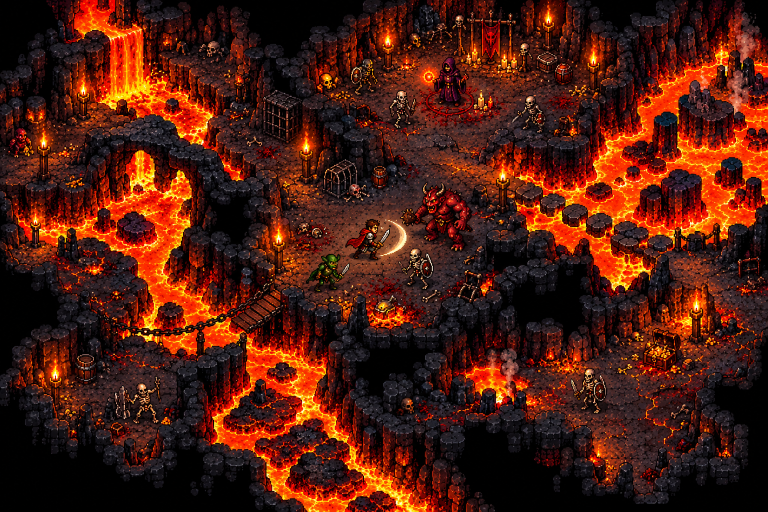
#> input picture study/refs/ref_cave_lava.png, 1536 x 1024 px (shown at 1/2 size)
$ python fallcol.py
#> lines starting #> are read from the running program, lines starting #| are printed output that depends on the picture; after the words box and inside, x2 and y2 are one past the last pixel; in counts of white or black regions, pixels touching at a corner belong together
#> in load, im is the input picture: PIL image 1536x1024 RGB; mean R, G, B 78.7, 29.2, 15.5
### tools/measure/fidelity/labc.py
import numpy as np
from PIL import Image
def lab(a):
  c=a/255.0; c=np.where(c<=0.04045,c/12.92,((c+0.055)/1.055)**2.4)
  M=np.array([[0.4124,0.3576,0.1805],[0.2126,0.7152,0.0722],[0.0193,0.1192,0.9505]])
  xyz=c@M.T; xyz/=np.array([0.95047,1.0,1.08883])
  f=np.where(xyz>216/24389,np.cbrt(xyz),(24389/27*xyz+16)/116)
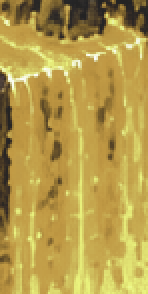
#> f: shape (147, 74, 3) float64 (shown 2 times larger); mean of channels 0, 1, 2 0.712, 0.61, 0.296; drawn as R, G, B
  return 116*f[...,1]-16, 500*(f[...,0]-f[...,1]), 200*(f[...,1]-f[...,2])
def load(p,k=1.0,box=None):
  im=Image.open(p).convert('RGB')
  if box: im=im.crop(box)
  if k!=1.0: im=im.resize((round(im.width*k),round(im.height*k)),Image.NEAREST)
  return np.asarray(im).astype(float)
def LCH(a):
  L,A,B=lab(a); return L,np.hypot(A,B),np.degrees(np.arctan2(B,A))%360
#> after `L, A, B = lab(a)`:
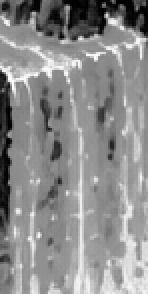
#> L: shape (147, 74) float64 (shown 2 times larger); min 0, max 99.64, mean 54.8; drawn with min black and max white
#> after `L, A, B = lab(a)`:
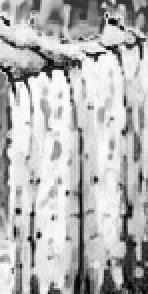
#> A: shape (147, 74) float64 (shown 2 times larger); min -19.73, max 79.64, mean 51; drawn with min black and max white
#> after `L, A, B = lab(a)`:
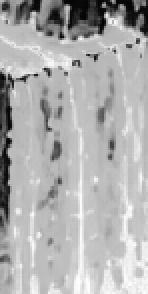
#> B: shape (147, 74) float64 (shown 2 times larger); min -2.66, max 92.53, mean 62.8; drawn with min black and max white

### tools/measure/fidelity/fallcol.py
import os; ROOTP=(os.environ.get('ROOT') or os.path.abspath(__file__+'/../../../..'))+'/'
# r15: colour of the lavafall sheet (hot pixels: L>=45, C>=50) and of the wall beside it (non-hot, L>=8) on magma_fall vs the ref's fall;
# boxes for the HEAD e2db68d frame (sheet 905-1000 x 320-480, wall left 805-870 x 345-450, right 1040-1080 x 345-450)
import sys,numpy as np
sys.path.insert(0,__file__.rsplit('/',1)[0]); from labc import *
Q=ROOTP+os.environ.get('QA','frames/critic_r15_fidelity/qa/'); R=ROOTP+'study/refs/ref_cave_lava.png'
P=lambda v:'/'.join(str(int(round(x))) for x in np.percentile(v,(10,50,90))) if v.size>30 else '-'
def st(n,p,box,k=1.0,wall=False):
  a=load(p,k,box); L,C,H=LCH(a); hot=(L>=45)&(C>=50)
#> after `L, C, H = LCH(a)`:
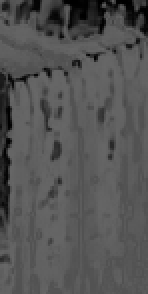
#> C: shape (147, 74) float64 (shown 2 times larger); min 0, max 104.1, mean 83.9
#> after `L, C, H = LCH(a)`:
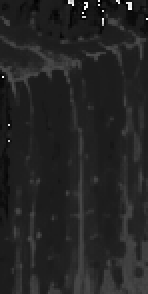
#> H: shape (147, 74) float64 (shown 2 times larger); min 0, max 359.5, mean 51.5; drawn with min black and max white
#> after `hot = (L >= 45) & (C >= 50)`:
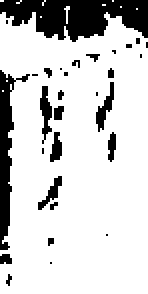
#> hot: shape (147, 74) bool (shown 2 times larger); 81.2% white; 30 black regions (21 under 20 px), largest, box (x1, y1, x2, y2) and area: (0, 0, 74, 21) 1040, (0, 35, 15, 125) 466, (20, 43, 26, 72) 96
  if wall: m=~hot&(L>=8); print(f'{n:14s} wall n {m.sum():6d} L {P(L[m])} C {P(C[m])} hue {P(H[m])}'); return
  print(f'{n:14s} hot {100*hot.mean():4.0f}%  L {P(L[hot])} C {P(C[hot])} hue {P(H[hot])}  L>=75 {100*(L[hot]>=75).mean():4.1f}%  rows-mean L sd {np.std([L[y][hot[y]].mean() for y in range(L.shape[0]) if hot[y].sum()>5]):.1f}')
#| ref fall       hot   81%  L 51/58/80 C 83/93/100 hue 41/47/81  L>=75 13.9%  rows-mean L sd 4.6
st('ref fall',R,(215,40,285,180),1.05)
st('magma_fall',Q+'magma_fall.png',(910,320,995,480))
#> (the run stopped early here; a loop or call above may not have finished)

$ run again, with study/refs/ref_arcane.png copied over study/refs/ref_cave_lava.png
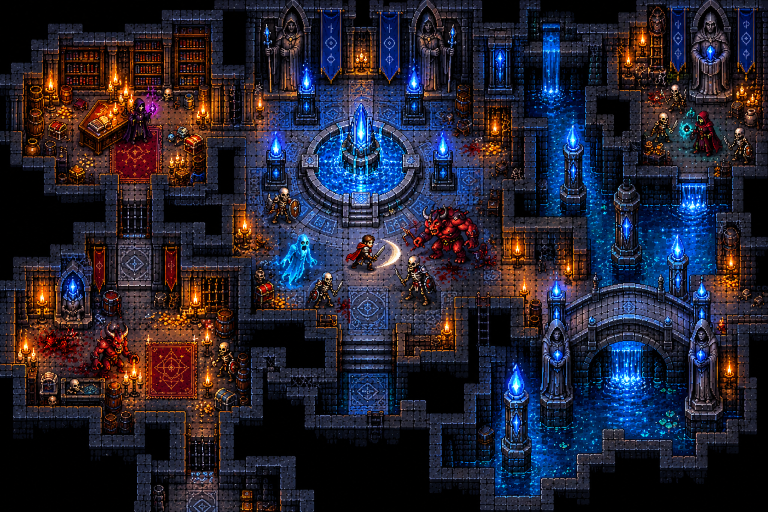
#> input picture study/refs/ref_arcane.png, 1536 x 1024 px (shown at 1/2 size)
#> in load, im is the input picture: PIL image 1536x1024 RGB; mean R, G, B 37.5, 35.1, 48.9
#> in st, `L, C, H = LCH(a)`:
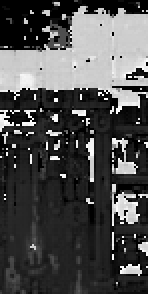
#> H: shape (147, 74) float64 (shown 2 times larger); min 0, max 360, mean 108.9; drawn with min black and max white
#> in st, `hot = (L >= 45) & (C >= 50)`:
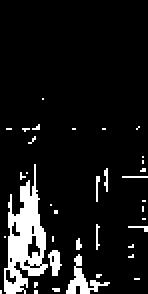
#> hot: shape (147, 74) bool (shown 2 times larger); 9.7% white; 37 white regions (34 under 20 px), largest, box (x1, y1, x2, y2) and area: (2, 82, 24, 147) 681, (33, 127, 55, 147) 138, (24, 125, 31, 138) 55
#| ref fall       hot   10%  L 48/59/81 C 63/79/85 hue 51/57/83  L>=75 17.3%  rows-mean L sd 4.8

$ run again, with study/refs/ref_cave_water.png copied over study/refs/ref_cave_lava.png
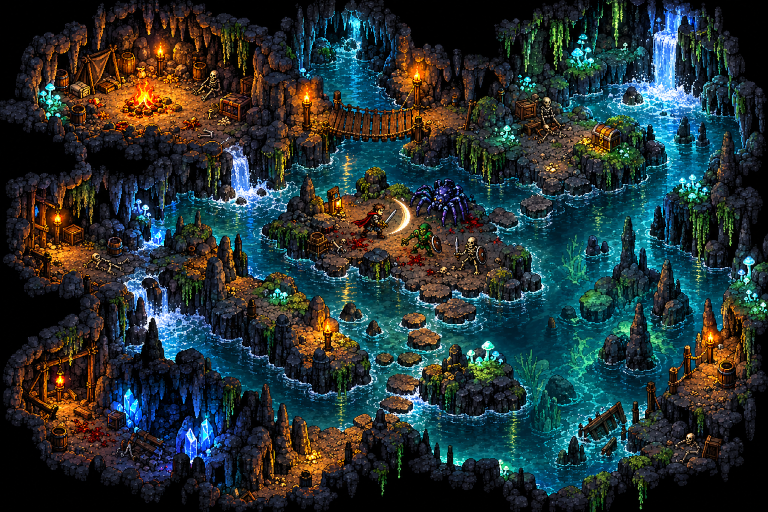
#> input picture study/refs/ref_cave_water.png, 1536 x 1024 px (shown at 1/2 size)
#> in load, im is the input picture: PIL image 1536x1024 RGB; mean R, G, B 38.4, 50.4, 50.6
#> in st, `L, C, H = LCH(a)`:
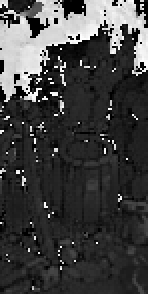
#> H: shape (147, 74) float64 (shown 2 times larger); min 0, max 359.9, mean 91.1; drawn with min black and max white
#> in st, `hot = (L >= 45) & (C >= 50)`:
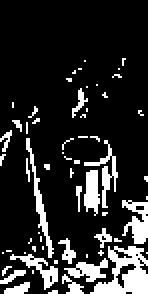
#> hot: shape (147, 74) bool (shown 2 times larger); 16.1% white; 62 white regions (47 under 20 px), largest, box (x1, y1, x2, y2) and area: (45, 123, 74, 147) 380, (61, 100, 74, 122) 168, (13, 69, 27, 129) 154
#| ref fall       hot   16%  L 48/59/78 C 59/76/85 hue 52/62/81  L>=75 14.0%  rows-mean L sd 4.2

$ run again, with study/refs/ref_cave_water_camera.png copied over study/refs/ref_cave_lava.png
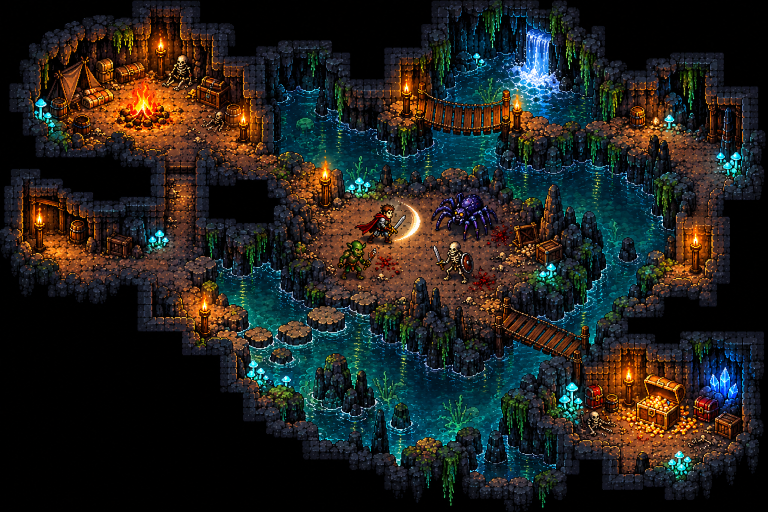
#> input picture study/refs/ref_cave_water_camera.png, 1536 x 1024 px (shown at 1/2 size)
#> in load, im is the input picture: PIL image 1536x1024 RGB; mean R, G, B 35.2, 34.3, 30.3
#> in st, `hot = (L >= 45) & (C >= 50)`:
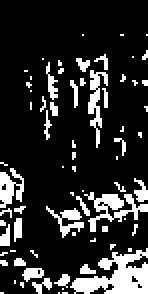
#> hot: shape (147, 74) bool (shown 2 times larger); 17.2% white; 72 white regions (51 under 20 px), largest, box (x1, y1, x2, y2) and area: (35, 124, 74, 147) 471, (42, 96, 74, 116) 227, (44, 35, 54, 74) 152
#| ref fall       hot   17%  L 48/59/83 C 59/73/85 hue 50/63/97  L>=75 18.9%  rows-mean L sd 7.0
